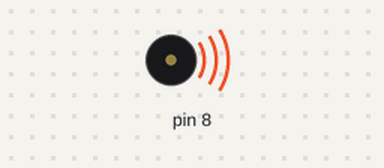
The sketch below on a simulated Arduino Uno, built with avr-gcc and run on an emulated ATmega328P. On the bench: buzzer (waves = sounding).

Above: at 0.1 s.
At 6.52 s:
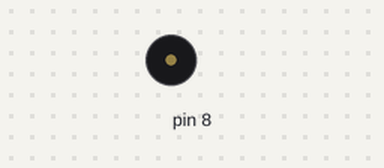
Timing chart, 0 to 40.0 s (numbered marks = the images above):
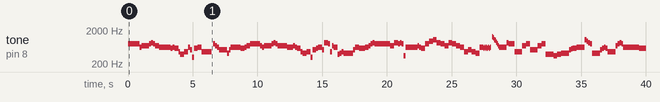

The sketch:

music_canon_eb.ino
```cpp
#define Eb4 311
#define F4 349
#define G4 392
#define Ab4 415
#define Bb4 466
#define C5 523
#define Db5 555
#define D5 587
#define Eb5 622
#define F5 698
#define G5 784
#define Ab5 830
#define A5 880
#define Bb5 932
#define B5 988
#define C6 1046
#define D6 1175
#define Eb6 1245


void setup() {
  pinMode(8,OUTPUT);
}
int melody[] = {
  G5,G5,Eb5,F5,G5,Ab5,G5,F5,//bar 29
  Eb5,Eb5,D5,Eb5,D5,Bb4,G4,Bb4,Eb5,//bar 30
  C5,Eb4,C5,D5,Eb5,Bb4,0,G5,F5,Eb5,//bar 31
  C5,Ab4,C5,Eb5,Eb5,D5,Eb5,F5,//bar 32
  G5,G5,F5,Eb5,F5,G5,Ab5,G5,F5,//bar 33
  F5,Eb5,F5,Eb5,D5,Bb4,Ab4,Bb4,Eb4,//bar 34
  C5,D5,Eb5,C5,Ab5,G5,Bb4,F5,Eb5,G4,Ab4,Bb4,//bar 35
  Ab4,Ab4,C5,Eb5,D5,Eb5,F5,G5,Ab5,//bar 36
  G5,G5,F5,Ab5,G5,Ab5,G5,F4,//bar 73
  Eb5,F5,Eb5,D5,G5,Bb5,C6,//bar 74
  Ab5,G5,F5,Ab5,G5,F5,Eb5,Bb4,//bar 75
  C5,Bb4,Ab4,Eb5,D5,Eb5,D5,Eb5,D5,Eb5,D5,Eb5,0,Eb6,D6,C6,B5,A5,G5,F5,//bar 76
  Eb5,Ab5,G5,Bb4,F5,G5,//bar 77
  C5,F5,G5,G4,F4,G4,//bar 78
  Ab4,C5,Db5,D5,Eb5,C6,Bb5,Ab5,G5,//bar 79
  Ab4,C5,D5,Eb5,D5,Bb4,F5,G5,Ab5,G5,//bar 80
  Eb5,Eb5,Eb5,Eb5,Eb5,Eb5,D5,D5,D5,Eb5,D5,C5,D5,//bar 89
  Eb5,Eb5,Eb5,Eb5,Eb5,Eb5,D5,D5,D5,Eb5,D5,C5,D5,//bar 90
  Eb5,Eb5,Eb5,Eb5,Eb5,Eb5,D5,D5,D5,Eb5,D5,C5,D5,//bar 91
  Eb5,Eb5,Eb5,Eb5,Eb5,Eb5,D5,D5,D5,Eb5,D5,C5,D5,//bar 92
  Bb5,G5,Ab5,Bb5,G5,Ab5,Bb5,Bb4,C5,D5,Eb5,F5,G5,Ab5,//bar 37
  G5,Eb5,F5,G5,G4,Ab4,Bb4,C5,Bb4,Ab4,Bb4,Eb5,D5,Eb5,//bar 38
  C5,Eb5,D5,C5,Bb4,Ab4,Bb4,Ab4,G4,Ab4,Bb4,C5,D5,Eb5,//bar 39
  C5,Eb5,D5,Eb5,D5,C5,D5,Bb4,C5,D5,Eb5,F5,G5,Ab4,//bar 40
  G5,Eb5,F5,G5,F5,Eb5,F5,D5,Eb5,F5,G5,F5,Eb5,D5,//bar 45
  Eb5,C5,D5,Eb5,G4,Ab4,Bb4,C5,Bb4,Ab4,Bb4,Eb5,D5,Eb5,//bar 46
  C5,Eb5,D5,C5,Bb4,Ab4,Bb4,Ab4,G4,Ab4,Bb4,C5,Eb5,D5,//bar 47
  C5,Eb5,D5,Eb5,D5,C5,D5,Eb5,F5,Eb5,D5,Eb5,C5,D5,//bar 48
  Eb5,Bb4,Eb5,G5,Bb5,Eb5,G5,Bb5,Eb6//addition
  };
double tempo[] = {
  1,0.5,0.25,1,0.25,0.25,0.25,0.5,//bar 29
  0.75,0.75,0.25,0.25,0.5,0.25,0.5,0.5,0.25,//bar 30
  0.25,0.25,0.,0.5,0.5,1.25,0.25,0.25,0.25,0.25,//bar 31
  1,0.25,0.25,0.5,0.75,0.5,0.25,0.5,//bar 32
  1,0.25,0.25,0.25,1,0.25,0.25,0.25,0.5,//bar 33
  0.75,0.75,0.25,0.25,0.5,0.25,0.5,0.5,0.25,//bar 34
  0.5,0.25,0.5,0.25,0.5,0.25,0.25,0.25,0.5,0.25,0.25,0.25,//bar 35
  1,0.25,0.25,0.5,0.75,0.5,0.25,0.25,0.25,//bar 36
  1,1,0.5,0.5,0.25,0.25,0.25,0.25,//bar 73
  1.5,0.25,0.25,0.5,0.5,0.5,0.5,//bar 74
  0.5,0.5,0.5,0.5,0.5,0.5,0.5,0.5,//bar 75
  0.5,0.5,0.5,0.5,0.125,0.125,0.125,0.125,0.125,0.125,0.125,0.125,0.125,0.125,0.125,0.125,0.125,0.125,0.125,0.125,//bar 76
  1,0.25,0.75,1,0.5,0.5,//bar 77
  1,0.5,0.5,1,0.5,0.5,//bar 78
  1,0.25,0.25,0.5,1,0.25,0.25,0.25,0.25,//bar 79
  1,0.25,0.25,0.25,0.25,1,0.25,0.25,0.25,0.25,//bar 80
  0.5,0.25,0.25,0.5,0.25,0.25,0.5,0.25,0.25,0.25,0.25,0.25,0.25,//bar 89
  0.5,0.25,0.25,0.5,0.25,0.25,0.5,0.25,0.25,0.25,0.25,0.25,0.25,//bar 90
  0.5,0.25,0.25,0.5,0.25,0.25,0.5,0.25,0.25,0.25,0.25,0.25,0.25,//bar 91
  0.5,0.25,0.25,0.5,0.25,0.25,0.5,0.25,0.25,0.25,0.25,0.25,0.25,//bar 92
  0.5,0.25,0.25,0.5,0.25,0.25,0.5,0.25,0.25,0.25,0.25,0.25,0.25,0.25,//bar 37
  0.5,0.25,0.25,0.5,0.25,0.25,0.25,0.25,0.25,0.25,0.25,0.25,0.25,0.25,//bar 38
  0.5,0.25,0.25,0.5,0.25,0.25,0.25,0.25,0.25,0.25,0.25,0.25,0.25,0.25,//bar 39
  0.5,0.25,0.25,0.5,0.25,0.25,0.25,0.25,0.25,0.25,0.25,0.25,0.25,0.25,//bar 40
  0.5,0.25,0.25,0.5,0.25,0.25,0.5,0.25,0.25,0.25,0.25,0.25,0.25,0.25,//bar 45
  0.5,0.25,0.25,0.5,0.25,0.25,0.25,0.25,0.25,0.25,0.25,0.25,0.25,0.25,//bar 46
  0.5,0.25,0.25,0.5,0.25,0.25,0.25,0.25,0.25,0.25,0.25,0.25,0.25,0.25,//bar 47
  0.5,0.25,0.25,0.5,0.25,0.25,0.25,0.25,0.25,0.25,0.25,0.25,0.25,0.25,//bar 48
  0.25,0.25,0.25,0.25,0.25,0.25,0.25,0.25,2//addition
  };
int canonLength = sizeof(melody)/sizeof(int);
void loop(){
  for(int i=0;i < canonLength;i++){
    double noteDuration = tempo[i]*600;
    tone(8,melody[i],noteDuration);
    delay(noteDuration*0.8);
    delay(noteDuration*0.2);
    noTone(8);
  }
  delay(1400);
}
```

Measured:
- by itself, tone on pin 8: plays 784 Hz for 0.90 s, 622 Hz for 0.15 s, 698 Hz for 0.60 s, 784 Hz for 0.15 s, 830 Hz for 0.15 s, 784 Hz for 0.15 s … (140 notes in this stretch)
